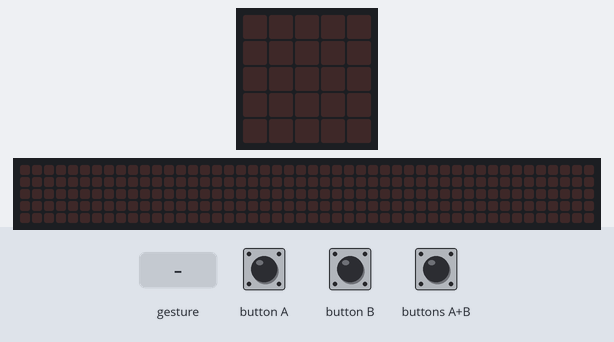
The program below on a simulated BBC micro:bit (MakeCode). Parts: the board's 5×5 LED display, a strip that is not on the board, showing the scrolling text unrolled. The inputs (shaded band) are chosen by the test bench. A tilt is held for 1.5 s and a shake lasts 1 s, then the board lies face up again; the 48×5 strip is a reading aid, not a part: it shows the text the display is scrolling, unrolled, one strip-width of it at a time.

Above: at 1.2 s.
1.3 s: buttons A+B pressed for 0.15 s
At 1.52 s:
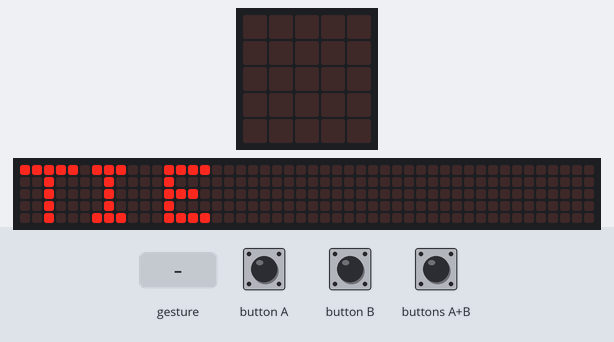
4.3 s: gesture 'shake'
At 5.87 s:
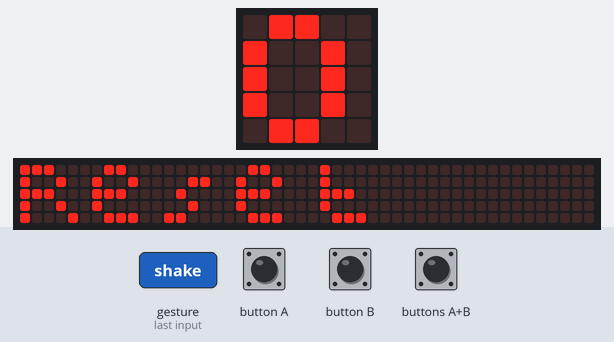
7.3 s: buttons A+B pressed for 1 s
At 11.27 s:
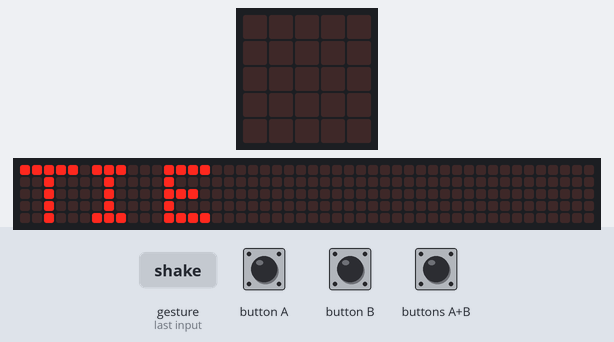
11.3 s: buttons A+B pressed for 0.15 s
14.3 s: button A pressed for 0.15 s
At 15.4 s:
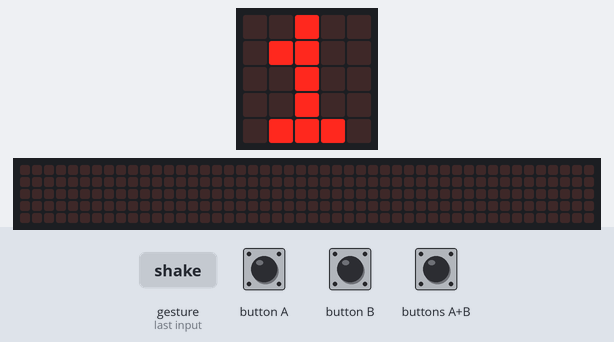

The program:

main.ts
```typescript
let player1Score = 0
let player2Score = 0
input.onButtonPressed(Button.A, function () {
    player1Score += 1
})
input.onButtonPressed(Button.AB, function () {
    if (player1Score == player2Score) {
        basic.showString("TIE")
    } else if (player1Score > player2Score) {
        basic.showString("Player 1")
    } else {
        basic.showString("Player 2")
    }
    basic.showNumber(Math.max(player1Score, player2Score))
})
input.onButtonPressed(Button.B, function () {
    player2Score += 1
})
input.onGesture(Gesture.Shake, function () {
    player1Score = 0
    basic.showString("Reset")
    basic.pause(1000)
    basic.clearScreen()
    player2Score = 0
})
```

test.ts
```typescript
// tests go here; this will not be compiled when this package is used as an extension.
```

Measured:
- after the input at 1.3 s, the display: changes after 0.15 s (image 1)
- after the input at 4.3 s, the display: first differs from a run without the input after 1.5 s (image 2)
- after the input at 7.3 s, the display: first differs from a run without the input after 3.9 s (image 3)
- what the display in image 4 shows lasts 0.8 s, from 14.8 s to 15.6 s
